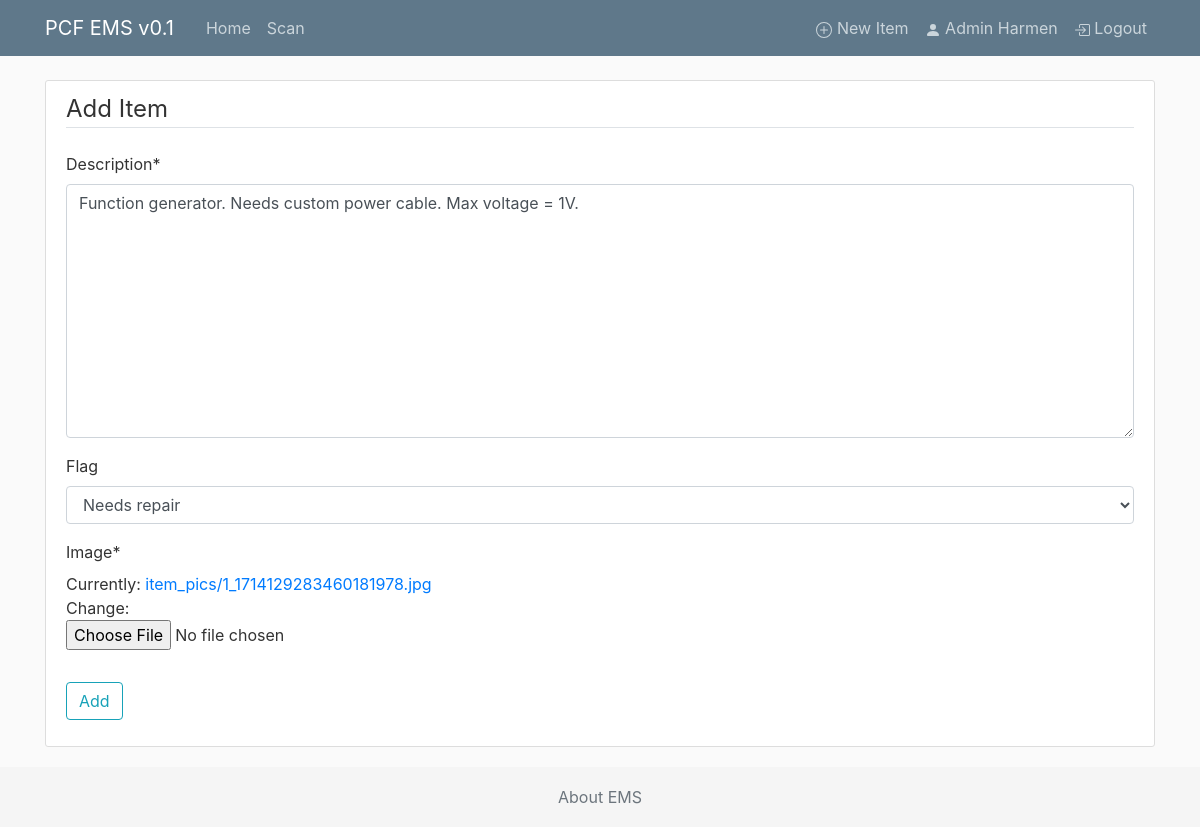
The page /item/1/update/ (signed in) on the database as committed earlier.
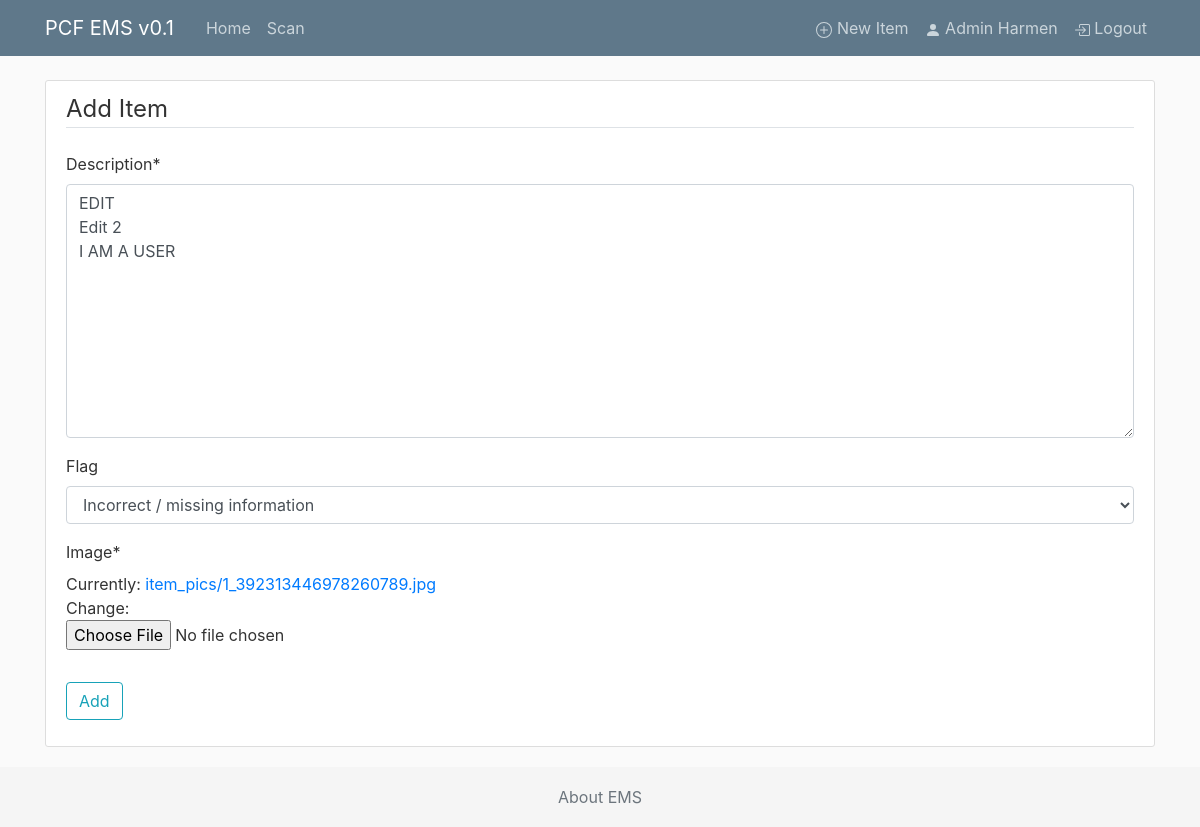
The same page on the database as committed later.
### ems/models.py (models this page shows, shortened)
class Item(models.Model):  # inherit from models, all fields below
    qrid = models.SlugField(max_length=10, null=True, blank=True)
    brand = models.CharField(max_length=100)
    model = models.CharField(max_length=100)
    serial = models.CharField(max_length=100, null=True, blank=True)
    category = models.ForeignKey(Category, on_delete=models.SET_DEFAULT, default='uncategorized')  # TODO make selectbox
    description = models.TextField()  # longer than CharField, unrestricted text.
    purchased_by = models.ForeignKey(User, on_delete=models.SET_NULL, null=True, blank=True, related_name="purchaseduser", limit_choices_to={'is_superuser': False})  # TODO make selectbox of users
    purchased_on = models.DateField(default="", null=True, blank=True)  # TODO not now
    purchased_price = models.DecimalField(decimal_places=2, max_digits=10, null=True, blank=True)
    warranty = models.BooleanField(default=False)
    warranty_expiration = models.DateField(null=True, blank=True)
    next_service_date = models.DateField(null=True, blank=True)
    storage_location = models.ForeignKey(Cabinet, on_delete=models.SET_NULL, default="", null=True, blank=True)  # TODO make different model for storage locations
    added_by = models.ForeignKey(User, on_delete=models.SET_NULL, null=True,
                                 related_name="addeduser", limit_choices_to={'is_superuser': False})  # related_name is needed since the reverse releationship (user->item, which we don't need at at all) needs a unique name. TODO make selectbox of users
    updated_by = models.ForeignKey(User, on_delete=models.SET_NULL, null=True,
                                 related_name="updateduser", limit_choices_to={'is_superuser': False})
    added_on = models.DateTimeField(default=timezone.now)
    last_scanned = models.DateTimeField(default=timezone.now, null=True, blank=True)  # TODO link to model
    status = models.BooleanField(default=False) #True is in storage (item is free), False is in use (assigned to)
    location = models.ForeignKey(Setup, on_delete=models.SET_NULL, null=True) # TODO current location is now ALWAYS a setup, should also be possible to be storage
    user = models.ForeignKey(User, on_delete=models.SET_NULL, null=True, blank=True, related_name="itemuser", limit_choices_to={'is_superuser': False})
    date_inuse = models.DateField(null=True, blank=True) #TODO only show when editing item
    date_return = models.DateField(null=True, blank=True) #TODO only show when editing item
    flag = models.ForeignKey(Flag, on_delete=models.SET_NULL, null=True, blank=True) #TODO only show when editing item
    image = models.ImageField(default='default.png', upload_to='item_pics')
    image2 = models.ImageField(default='default.png', upload_to='item_pics')
    history = HistoricalRecords() # excluded_fields=['pub_date']

class Flag(models.Model):
    flag = models.CharField(max_length=100)
    description = models.TextField()
    icon = models.CharField(max_length=100, default='bug')
    history = HistoricalRecords()
    def __str__(self):
        return self.flag

### ems/views.py (the view, shortened to what this page needs)
# urls.py: path('item/<int:pk>/update/', ItemUserUpdateView.as_view(), name='item-userupdate'),
class ItemUserUpdateView(LoginRequiredMixin, UpdateView): # TODO different update views for general users and managers. UserPassesTestMixin
    model = Item
    fields = ['description', 'flag', 'image']

### ems/templates/ems/item_form.html (shortened to what this page needs)
{% extends "ems/base.html" %}
{% load crispy_forms_tags %}
{% block content %}
   <div class="content-section">
      <form method="POST" enctype="multipart/form-data">
           <fieldset class="form-group">
               <legend class="border-bottom mb-4">Add Item</legend>
               {{ form|crispy }}
           </fieldset>
           <div class="form-group">
               <button class="btn btn-outline-info" type="submit">Add</button>
           </div>
       </form>
   </div>
{% endblock content %}

Rows that differ between the two databases and show on the page:
changed Item: description "Function generator. Needs custom power cable. Max voltage = 1V." → "EDIT Edit 2 I AM A USER"
changed Flag: flag "Needs repair" → "Incorrect / missing information"
Other text that changed with them:
text no longer shown: "Description * Flag Image * Currently: item_pics/1_1714129283460181978.jpg Change:"
text now shown: "Description * Flag Image * Currently: item_pics/1_392313446978260789.jpg Change:"
